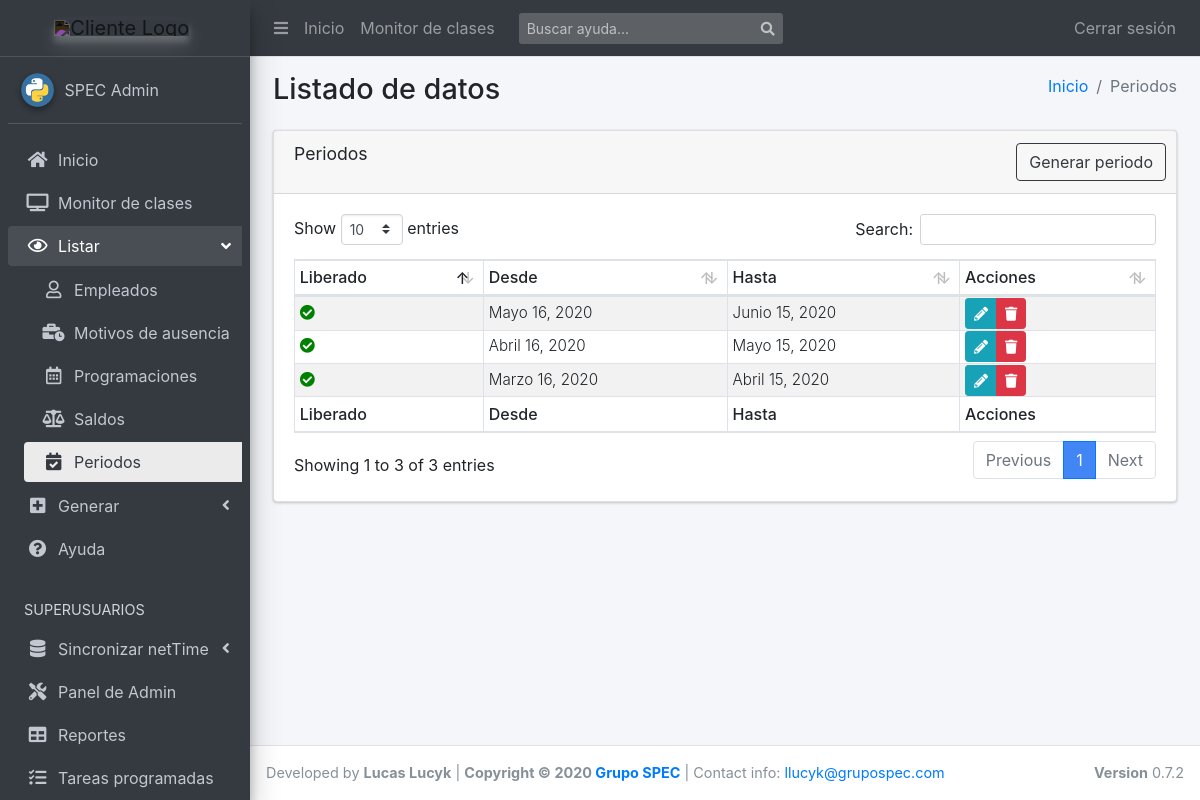
The page /list/periodos/ (signed in) on the database as committed earlier.
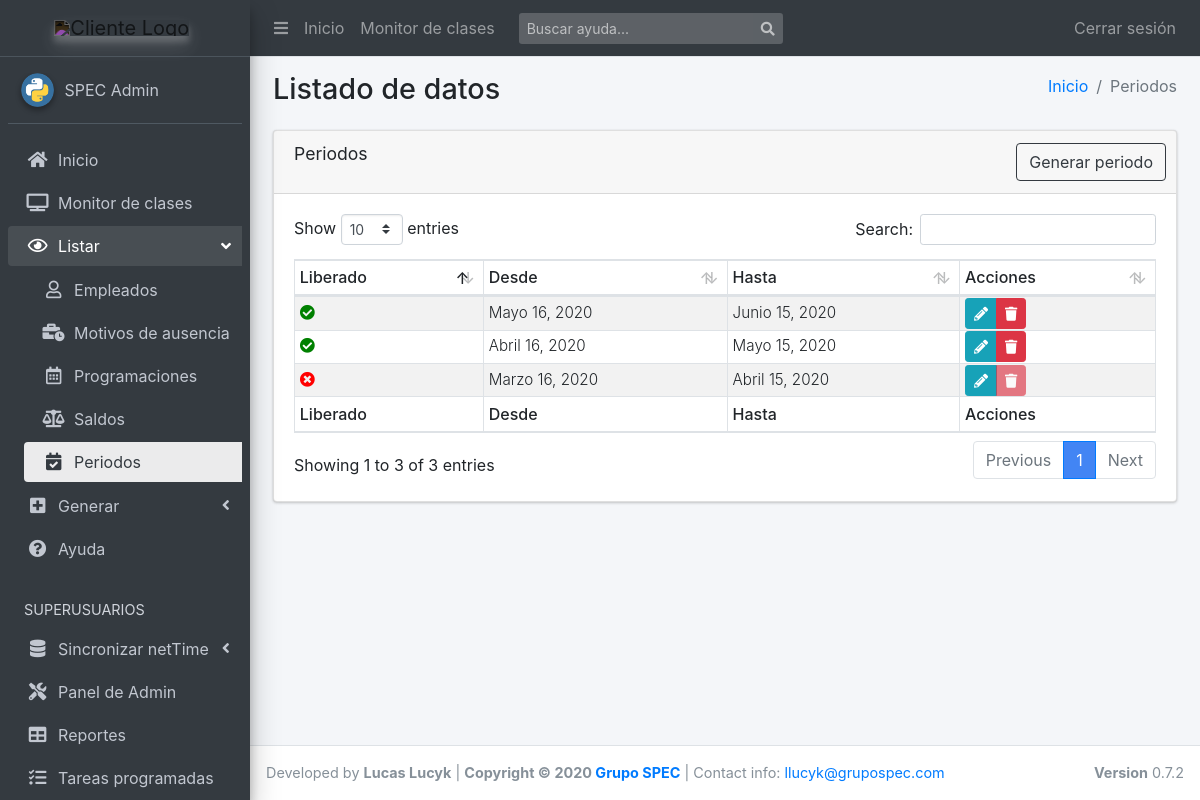
The same page on the database as committed later.
### scg_app/models.py (models this page shows, shortened)
class Periodo(models.Model):
    desde = models.DateField(blank=True)
    hasta = models.DateField(blank=True)
    bloqueado = models.BooleanField(blank=True, default=True)
    class Meta:
        verbose_name = "Periodo"
        verbose_name_plural = "Periodos"
        ordering = ["-desde"]
    def get_edit_url(self):
        return reverse('periodo_update', kwargs={"pk": self.id})
    def get_delete_url(self):
        return reverse(
            'confirm_delete',
            kwargs={"model": self.__class__.__name__, "pk": self.id})

### scg_app/views.py (the view)
# urls.py: path('periodos/', views.PeriodosList.as_view(), name='periodos_view'),
class PeriodosList(LoginRequiredMixin, ListView):
    model = Periodo
    template_name = 'apps/scg_app/list/periodos.html'
    context_object_name = 'periodos_list'
    ordering = ['-desde']

### templates/apps/scg_app/list/periodos.html
{% extends "apps/scg_app/list/base.html" %}
{% block active_ver_periodos %} active {% endblock %}
{% block route %}
  <li class="breadcrumb-item"><a href="{% url 'index' %}">Inicio</a></li>
  <li class="breadcrumb-item active">Periodos</li>
{% endblock route %}
{% block tableName %}Periodos{% endblock %}
{% block generar_btn %}
  <a href="{% url 'periodo_create' %}" class="btn btn-outline-dark">Generar periodo</a>
{% endblock %}
{% block tableHeaders %}
  <tr>
    <th>Liberado</th>
    <th>Desde</th>
    <th>Hasta</th>
    <th>Acciones</th>
  </tr>
{% endblock %}
{% block tableBody %}
  {% for periodo in periodos_list %}
    <tr>
      <td class="align-middle">
        {% if periodo.bloqueado %}
          <i class="fas fa-times-circle" ></i>
        {% else %}
          <i class="fas fa-check-circle"></i>
        {% endif %}
      </td>
      <td class="align-middle">{{periodo.desde}}</td>
      <td class="align-middle">{{periodo.hasta}}</td>
      <td class="py-0 align-middle">
        <div class="btn-group btn-group-sm">
          <a href="{{ periodo.get_edit_url|safe }}" class="btn btn-info"><i class="fas fa-pencil-alt"></i></a>
          {% if periodo.bloqueado %}
            <a href="#" class="btn btn-danger disabled" role="button" aria-disabled="true">
              <i class="fas fa-trash"></i>
            </a>
          {% else %}
            <a href="{{ periodo.get_delete_url|safe }}" class="btn btn-danger"><i class="fas fa-trash"></i></a>
          {% endif %}
        </div>
      </td>
    </tr>
  {% endfor %}
{% endblock %}
{% block tableFooter %}
  <tr>
    <th>Liberado</th>
    <th>Desde</th>
    <th>Hasta</th>
    <th>Acciones</th>
  </tr>
{% endblock %}

Rows that differ between the two databases and show on the page:
changed Periodo "Marzo 16, 2020": bloqueado False → True (drawn)
